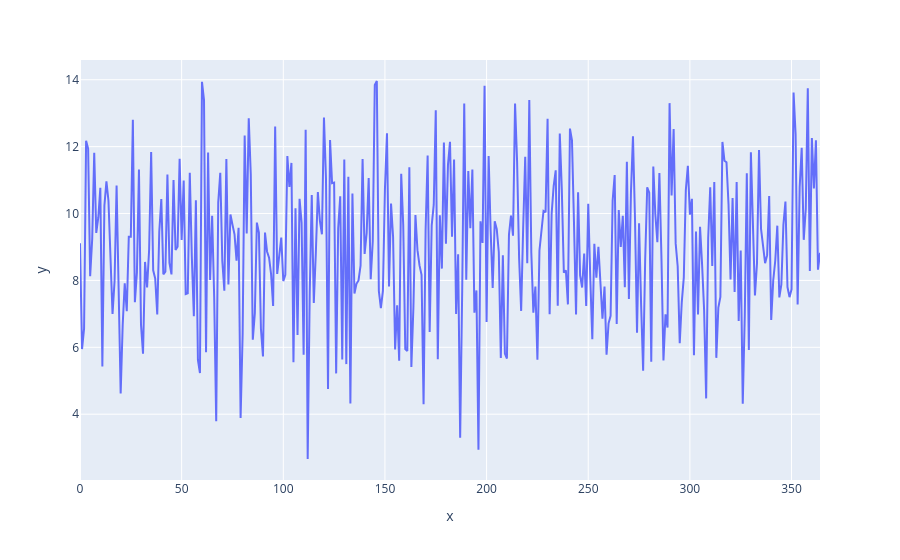

Source (notebook cell):
### Code cell
import plotly.express as px

px.line(y=predict[0, :, 0, :].cpu().detach().numpy().flatten())

### Figure 1 — Plotly figure (JSON) as saved in the notebook; plotly's stock layout.template omitted (floating-point values rounded to 4 significant figures; data arrays with more than 128 entries replaced by an {"elided": "..."} marker saying what was removed)
{"data": [{"hovertemplate": "x=%{x}<br>y=%{y}<extra></extra>", "legendgroup": "", "line": {"color": "#636efa", "dash": "solid"}, "marker": {"symbol": "circle"}, "mode": "lines", "name": "", "orientation": "v", "showlegend": false, "type": "scatter", "x": {"elided": "365 int values"}, "xaxis": "x", "y": {"elided": "365 float values"}, "yaxis": "y"}], "layout": {"legend": {"tracegroupgap": 0}, "margin": {"t": 60}, "xaxis": {"anchor": "y", "domain": [0, 1], "title": {"text": "x"}}, "yaxis": {"anchor": "x", "domain": [0, 1], "title": {"text": "y"}}}}
